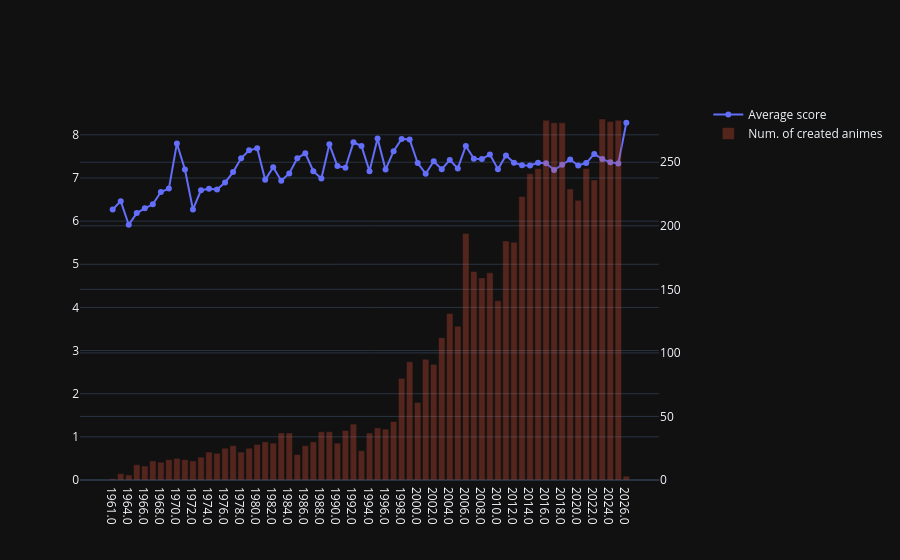

Notebook cell for this chart:
### Code cell
fig.update_yaxes(rangemode="tozero", secondary_y=False)
